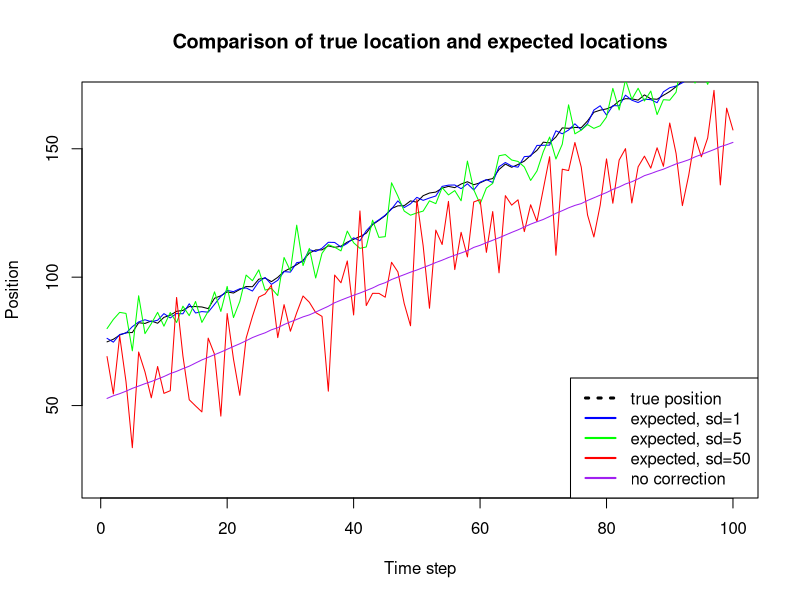
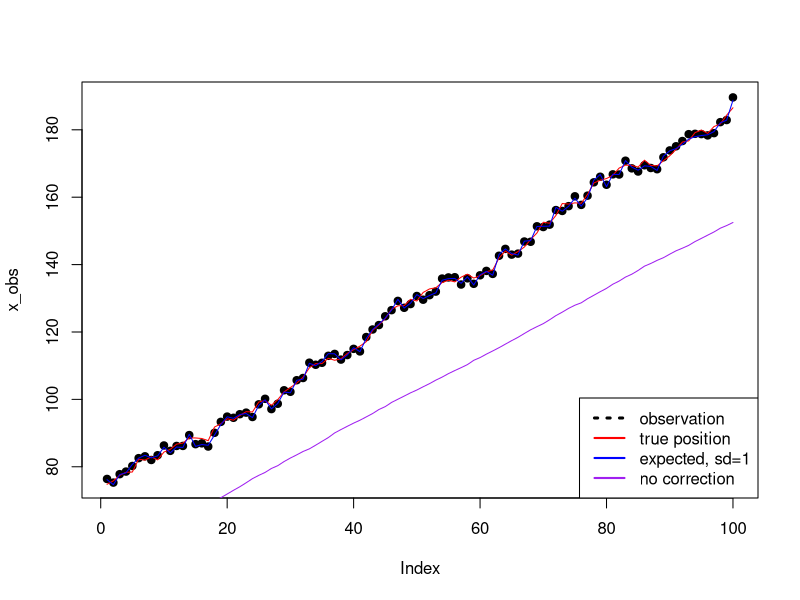
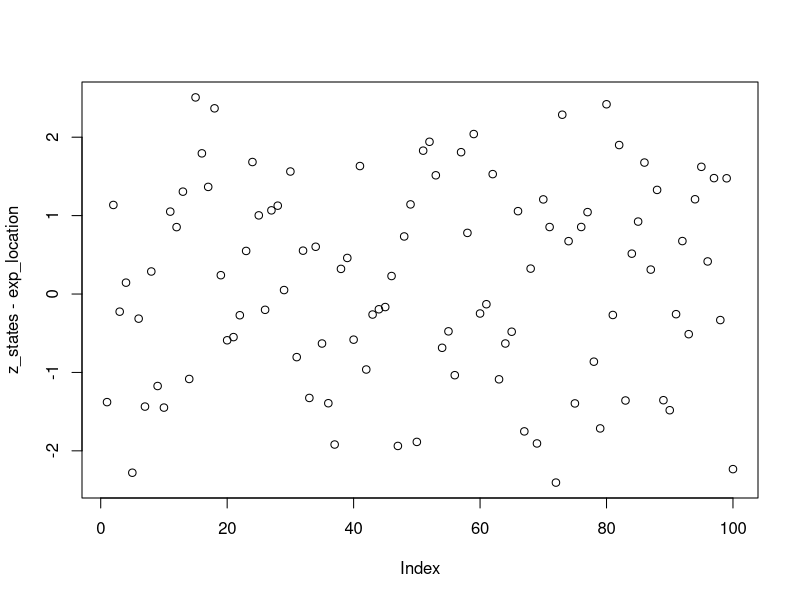
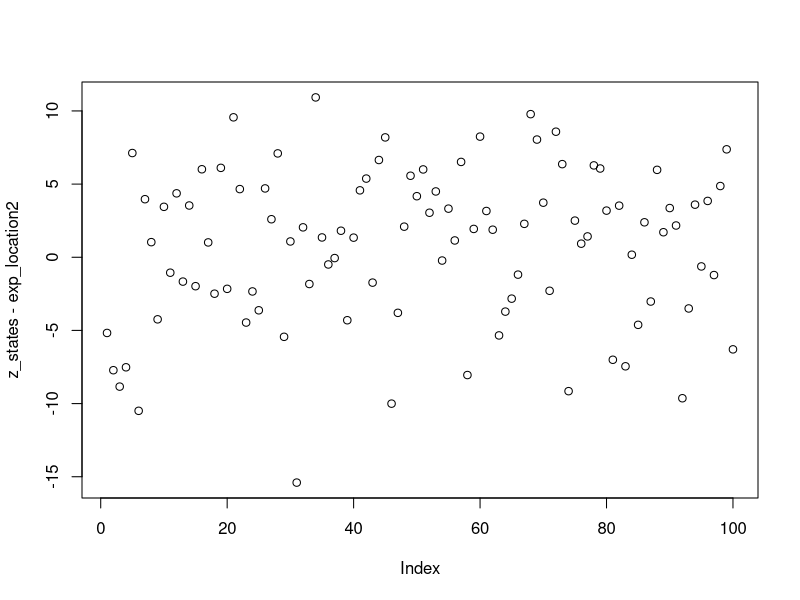
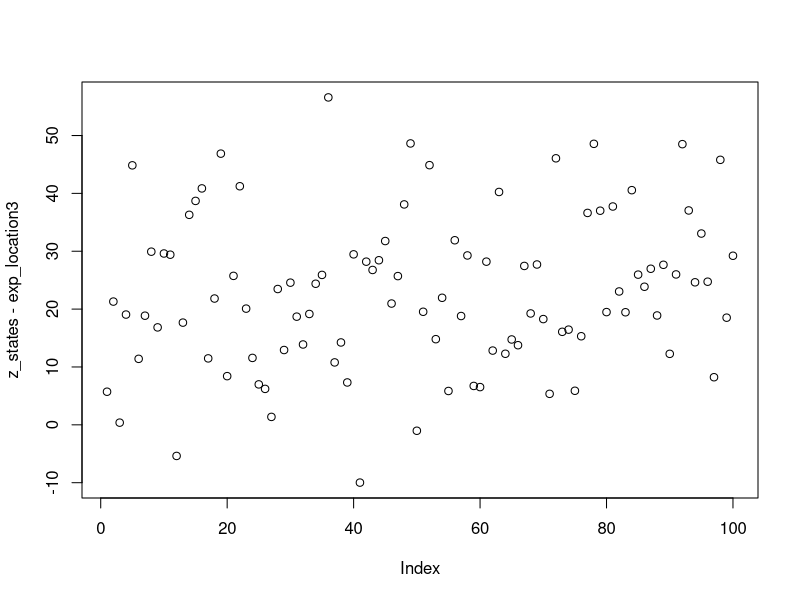
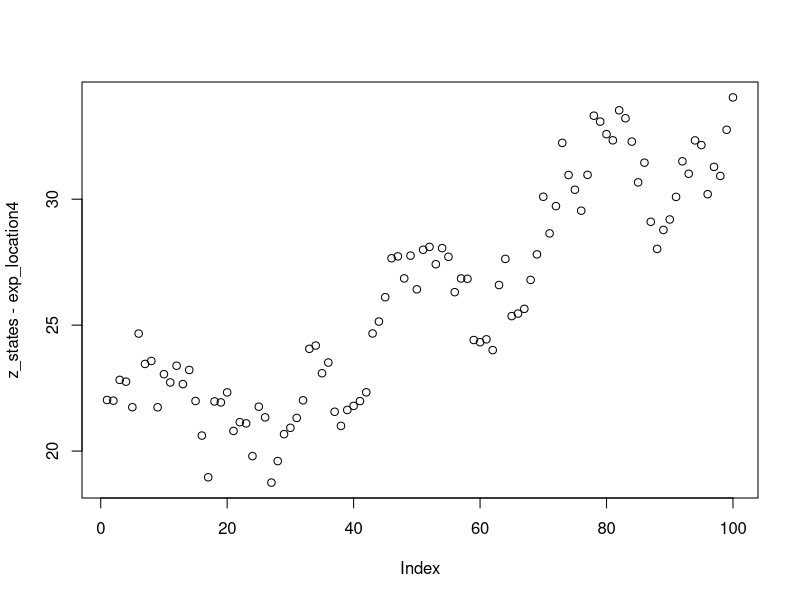
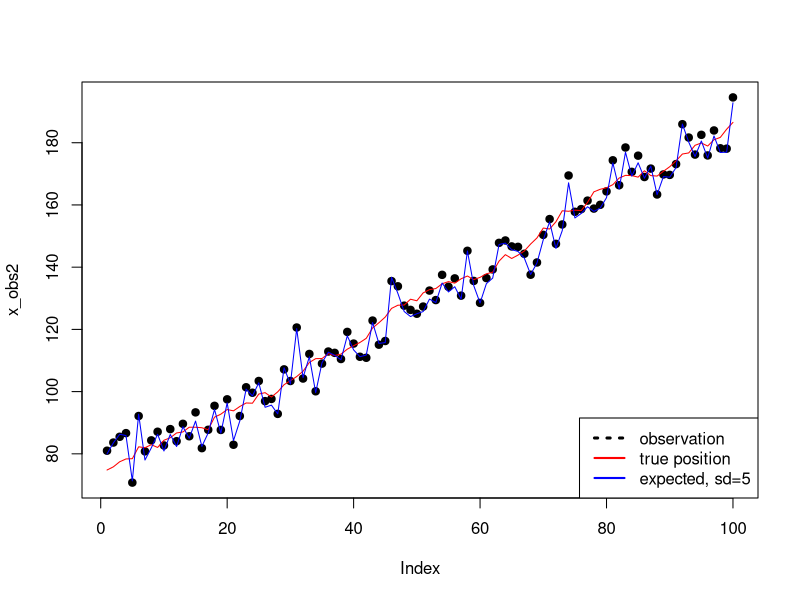
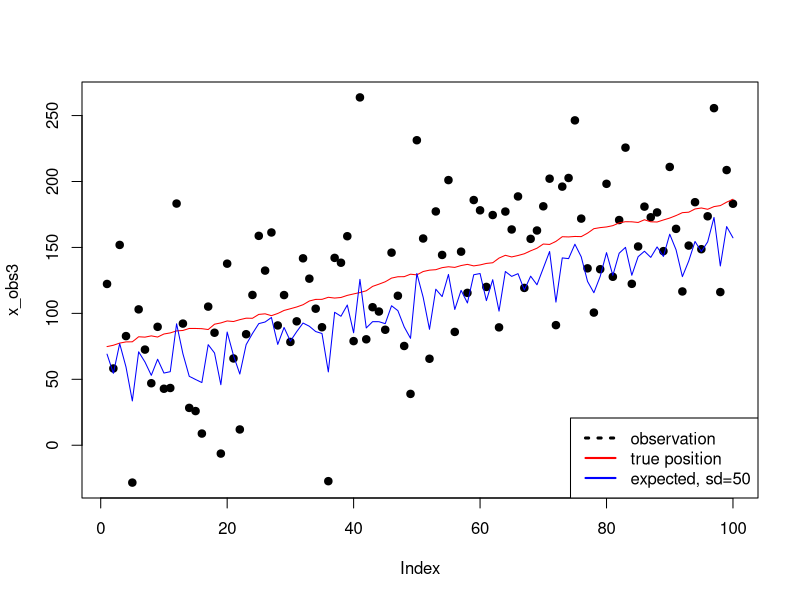

Recreate these plots in R, in order.
# Advanced machine learning

#Lab 3


#1
#set.seed(987654321)
set.seed(12345)
timestep <- 100
num_particles <- 100

transition_model <- function(initial_model, timestep){
  z_current <- vector(length=timestep)
  z_current[1] <- initial_model # initial model
  for(i in 1:(timestep+1)){
    which_mean<-sample(1:3, size = 1)
    z_current[i+1] <- rnorm(n=1, mean=z_current[i]+which_mean-1, sd=1)
  }
  z_current[2:(timestep+1)]
}

z_states <- transition_model(runif(1,0,100), timestep)

emission_model <- function(timestep, z_states, sd=1){
  x_current <- vector(length=timestep)
  for(i in 1:timestep){
    which_mean<-sample(1:3, size = 1)
    x_current[i]<- rnorm(n=1, mean=z_states[i]+which_mean-2, sd=sd)
  }
  x_current
}


x_obs <- emission_model(timestep, z_states)


particle_filter <- function(x_obs, num_particles, timestep, sd, correction=TRUE){
  Z_bar <- matrix(ncol=num_particles, nrow=timestep+1) #particles -prediction
  #initialization
  Z_bar[1,] <- runif(num_particles, 0, 100) #Z0
  Z <- matrix(ncol=num_particles, nrow=timestep) #particles -correction
  w <- matrix(ncol = num_particles, nrow=timestep) #importance weights
  for(i in 1:timestep){
    for(j in 1:num_particles){
      Z_bar[i+1,j] <- transition_model(Z_bar[i,j],1) #transition?
      w[i,j] <- (dnorm(x_obs[i], Z_bar[i+1,j], sd)+dnorm(x_obs[i], Z_bar[i+1,j]-1, sd)+dnorm(x_obs[i], Z_bar[i+1,j]+1, sd))/3 #emission model
    }
    if(correction){
      Z[i,] <- sample(Z_bar[i+1,], size=num_particles, replace = TRUE, prob=w[i,])
    }
  }
  return(list("Z_bar"=Z_bar[-1,], "Z"=Z))
}

particles1<-particle_filter(x_obs, num_particles, timestep, sd=1)
exp_location <- rowMeans(particles1$Z)


#2

#sd=5 in emission
x_obs2 <- emission_model(timestep, z_states, sd = 5)
particles2 <- particle_filter(x_obs2, num_particles, timestep, sd=5)
exp_location2 <- rowMeans(particles2$Z)

#sd=50 in emission
x_obs3 <- emission_model(timestep, z_states, sd = 50)
particles3 <- particle_filter(x_obs3, num_particles, timestep, sd=50)
exp_location3 <- rowMeans(particles3$Z)


#3

particles4 <- particle_filter(x_obs, num_particles, timestep, sd=1, correction = FALSE)
exp_location4 <- rowMeans(particles4$Z_bar)


### Comparison of Questions 1,2,3:

what_time <- c(1, timestep*0.25, 0.75*timestep, timestep)
comp_location <- matrix(ncol = length(what_time), nrow=5)
comp_location[1,]<-z_states[what_time]
comp_location[2,]<-exp_location[what_time]
comp_location[3,]<-exp_location2[what_time]
comp_location[4,]<-exp_location3[what_time]
comp_location[5,]<-exp_location4[what_time]
colnames(comp_location) <- what_time
rownames(comp_location) <- c("True", "exp1", "exp2", "exp3", "exp4")
comp_location

plot(z_states, type="l", ylab="Position", xlab="Time step", 
     main="Comparison of true location and expected locations", ylim = c(20,170))
lines(exp_location, col="blue")
lines(exp_location2, col="green")
lines(exp_location3, col="red")
lines(exp_location4, col="purple")
legend("bottomright",c("true position","expected, sd=1","expected, sd=5","expected, sd=50","no correction"),
       col = c("black","blue","green","red","purple"), lty = c(3, 1, 1, 1, 1, 1), lwd=c(3, rep(2,5)))

plot(x_obs, pch=19)
lines(z_states, col="red")
lines(exp_location, col="blue")
lines(exp_location4, col="purple")
legend("bottomright",c("observation","true position","expected, sd=1","no correction"),
       col = c("black","red","blue","purple"), lty = c(3, 1, 1, 1), lwd=c(3, 2, 2, 2))
plot(z_states-exp_location)
plot(z_states-exp_location2)
plot(z_states-exp_location3)
plot(z_states-exp_location4)

plot(x_obs2, pch=19)
lines(z_states, col="red")
lines(exp_location2, col="blue")
legend("bottomright",c("observation","true position","expected, sd=5"),
       col = c("black","red","blue"), lty = c(3, 1, 1), lwd=c(3, 2, 2))

plot(x_obs3, pch=19)
lines(z_states, col="red")
lines(exp_location3, col="blue")
legend("bottomright",c("observation","true position","expected, sd=50"),
       col = c("black","red","blue"), lty = c(3, 1, 1), lwd=c(3, 2, 2))

